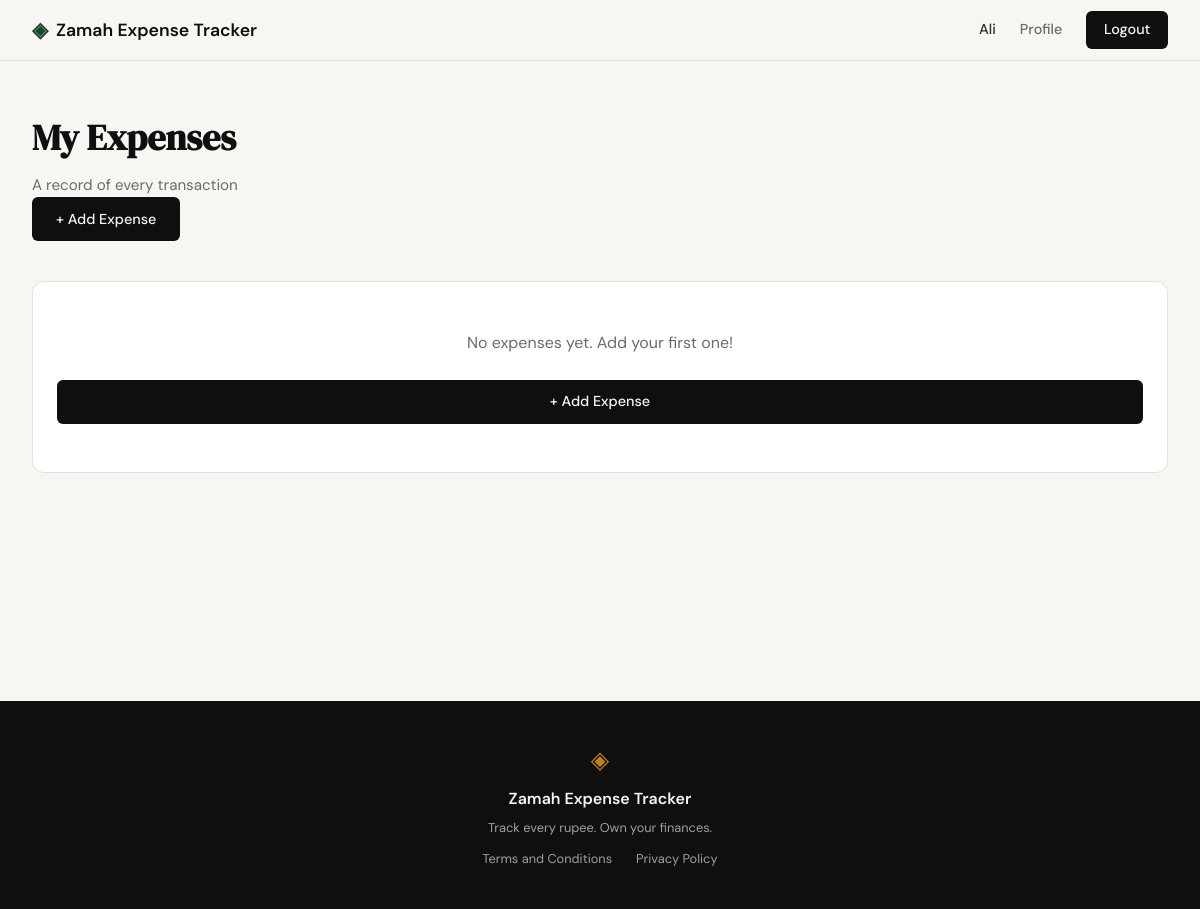
/expenses (signed in), run on an earlier commit of the app's database.
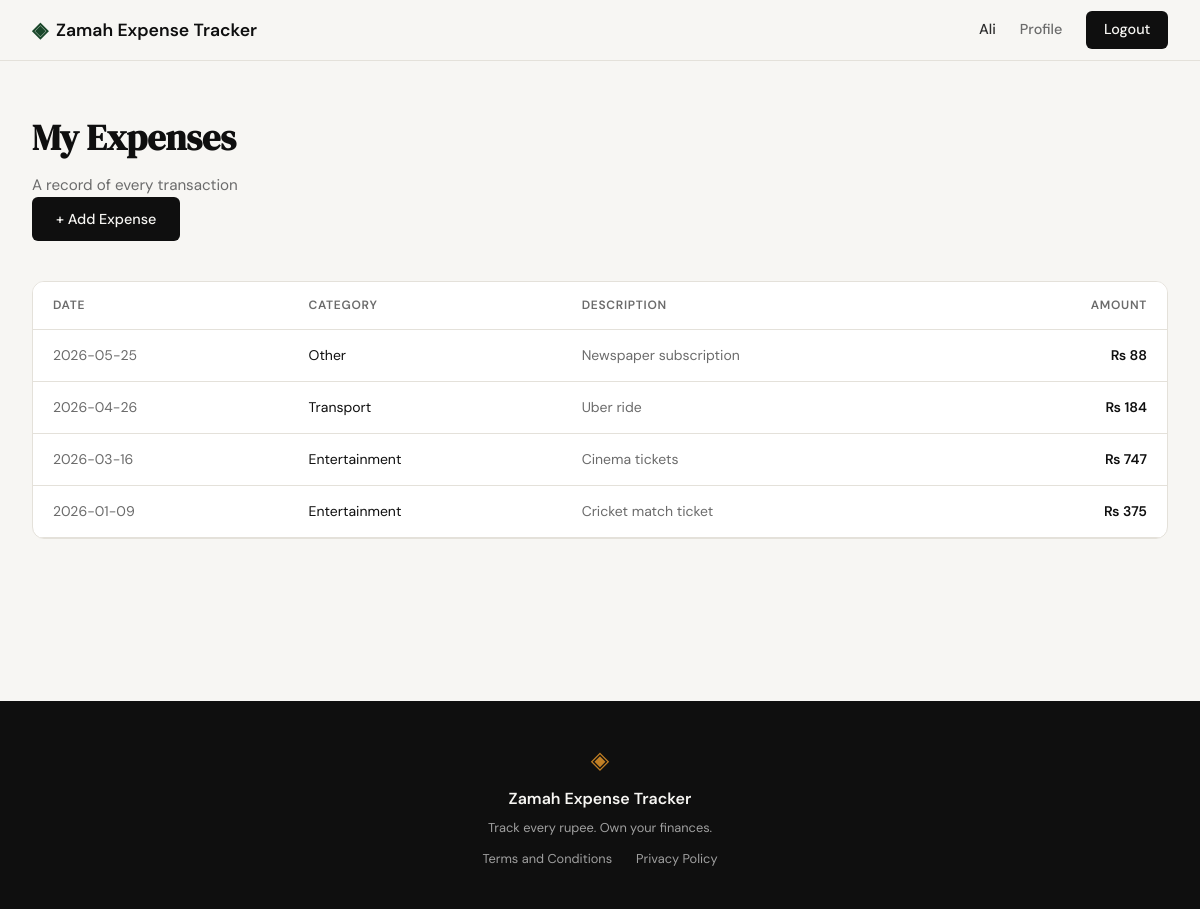
And on a later commit of the database.
### tables this page shows
CREATE TABLE expenses (
            id          INTEGER PRIMARY KEY AUTOINCREMENT,
            user_id     INTEGER NOT NULL,
            amount      REAL    NOT NULL,
            category    TEXT    NOT NULL,
            date        TEXT    NOT NULL,
            description TEXT,
            created_at  TEXT    DEFAULT (datetime('now')),
            FOREIGN KEY (user_id) REFERENCES users(id)
        );

### app.py (the view)
@app.route("/expenses")
def expense_list():
    if not session.get("user_id"):
        return redirect(url_for("login"))
    expenses = get_expenses(session["user_id"])
    return render_template("expenses.html", expenses=expenses)

### database/db.py (called while the page is built)
def get_db():
    conn = sqlite3.connect(DB_PATH)
    conn.row_factory = sqlite3.Row
    conn.execute("PRAGMA foreign_keys = ON")
    return conn

def get_expenses(user_id):
    db = get_db()
    rows = db.execute(
        "SELECT * FROM expenses WHERE user_id = ? ORDER BY date DESC",
        (user_id,)
    ).fetchall()
    db.close()
    return rows

### templates/expenses.html (shortened to what this page needs)
{% extends "base.html" %}
{% block content %}
<section class="dashboard-section">
    <div class="dashboard-container">
        <div class="dashboard-header">
            <div>
                <h1 class="dashboard-title">My Expenses</h1>
                <p class="dashboard-subtitle">A record of every transaction</p>
            </div>
            <div>
                <a href="{{ url_for('add_expense') }}" class="btn-primary">+ Add Expense</a>
            </div>
        </div>
        {% if expenses %}
        <div class="summary-card" style="padding: 0; overflow: hidden;">
            <table style="width: 100%; border-collapse: collapse;">
                <thead>
                    <tr style="border-bottom: 1px solid var(--border); background: var(--paper-card);">
                        <th style="padding: 0.85rem 1.25rem; text-align: left; font-size: 0.75rem; text-transform: uppercase; letter-spacing: 0.06em; color: var(--ink-muted); font-weight: 600;">Date</th>
                        <th style="padding: 0.85rem 1.25rem; text-align: left; font-size: 0.75rem; text-transform: uppercase; letter-spacing: 0.06em; color: var(--ink-muted); font-weight: 600;">Category</th>
                        <th style="padding: 0.85rem 1.25rem; text-align: left; font-size: 0.75rem; text-transform: uppercase; letter-spacing: 0.06em; color: var(--ink-muted); font-weight: 600;">Description</th>
                        <th style="padding: 0.85rem 1.25rem; text-align: right; font-size: 0.75rem; text-transform: uppercase; letter-spacing: 0.06em; color: var(--ink-muted); font-weight: 600;">Amount</th>
                    </tr>
                </thead>
                <tbody>
                    {% for expense in expenses %}
                    <tr style="border-bottom: 1px solid var(--border);">
                        <td style="padding: 0.9rem 1.25rem; color: var(--ink-muted); font-size: 0.875rem; white-space: nowrap;">{{ expense.date }}</td>
                        <td style="padding: 0.9rem 1.25rem; color: var(--ink); font-size: 0.875rem;">{{ expense.category }}</td>
                        <td style="padding: 0.9rem 1.25rem; color: var(--ink-muted); font-size: 0.875rem;">{{ expense.description or '—' }}</td>
                        <td style="padding: 0.9rem 1.25rem; text-align: right; color: var(--ink); font-size: 0.875rem; font-weight: 600; white-space: nowrap;">₨ {{ "{:,.0f}".format(expense.amount) }}</td>
                    </tr>
                    {% endfor %}
                </tbody>
            </table>
        </div>
        {% else %}
        <div class="summary-card" style="text-align: center; padding: 3rem 1.5rem;">
            <p style="color: var(--ink-muted); font-size: 1rem; margin: 0 0 1.25rem;">No expenses yet. Add your first one!</p>
            <a href="{{ url_for('add_expense') }}" class="btn-primary">+ Add Expense</a>
        </div>
        {% endif %}
    </div>
</section>
{% endblock %}

What changed in the data, as far as the page shows it:
added expenses: date "2026-05-25", category "Other", description "Newspaper subscription", amount "88"
added expenses: date "2026-04-26", category "Transport", description "Uber ride", amount "184"
added expenses: date "2026-03-16", category "Entertainment", description "Cinema tickets", amount "747"
added expenses: date "2026-01-09", category "Entertainment", description "Cricket match ticket", amount "375"
Also different on the page:
text no longer shown: "No expenses yet. Add your first one! + Add Expense"
text now shown: "DATE CATEGORY DESCRIPTION AMOUNT"
